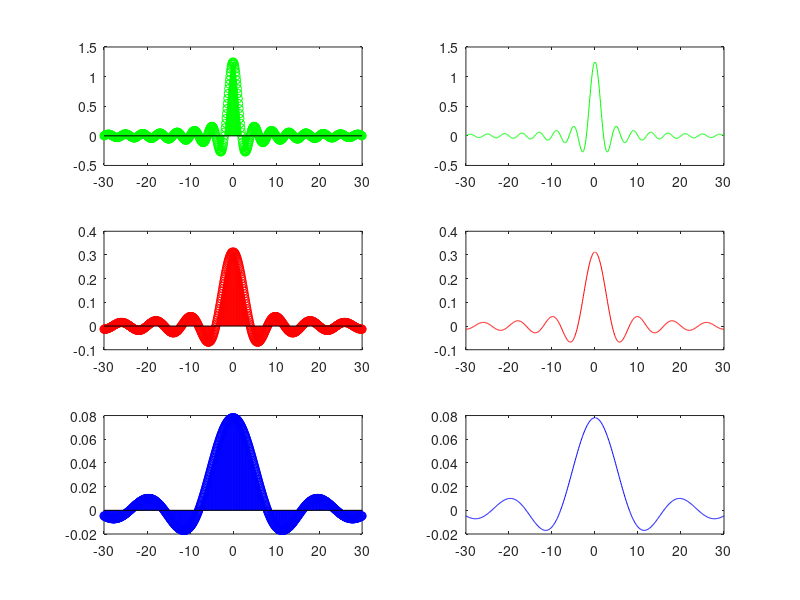

MATLAB code to generate this figure:
k=-30:0.1:30;
t1=0.1;
t=4*t1;
x=(2./(k*2*pi*t)).*sin(2*pi*k*t1/t);
subplot(3,2,1);
stem(k,x,'g');
subplot(3,2,2);
plot(k,x,'g');

t=8*t1;
x=(2./(k*2*pi*t)).*sin(2*pi*k*t1/t);
subplot(3,2,3);
stem(k,x,'r');
subplot(3,2,4);
plot(k,x,'r');

t=16*t1;
x=(2./(k*2*pi*t)).*sin(2*pi*k*t1/t);
subplot(3,2,5);
stem(k,x,'b');
subplot(3,2,6);
plot(k,x,'b');